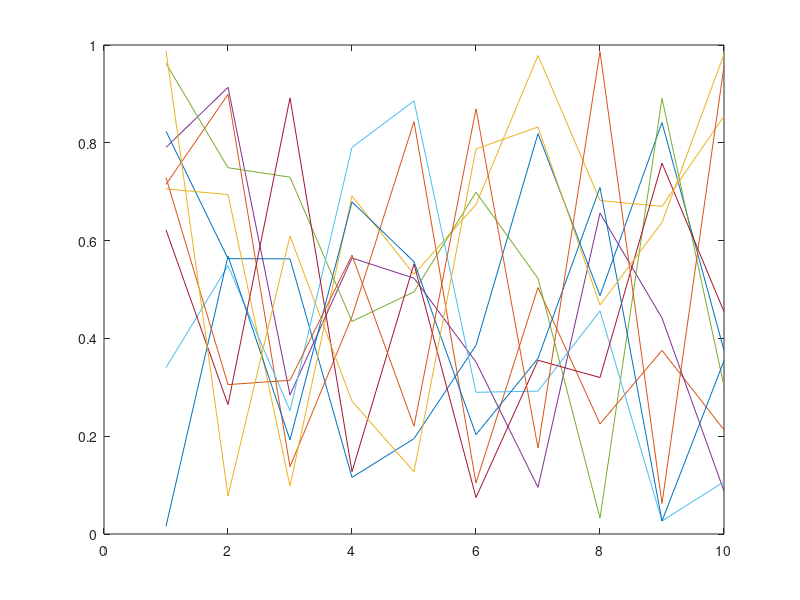

Write the MATLAB code that produced this figure.
#!/usr/bin/octave -qf
printf ("%s", program_name ());
arg_list = argv ();
for i = 1:nargin
  printf (" %s", arg_list{i});
endfor
printf ("\n");

plot(rand(10));
